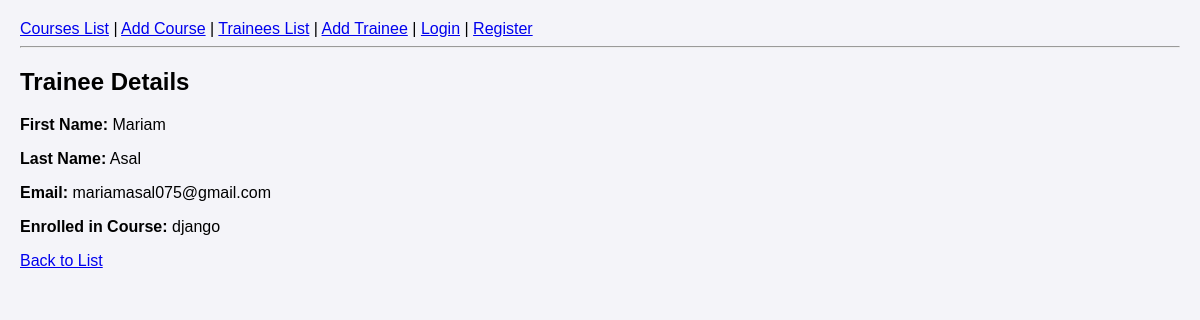
The page /trainee/details/1/ on the database its author committed.
### Trainee/models.py (models this page shows, shortened)
class Trainee(models.Model):
    first_name = models.CharField(max_length=50)
    last_name = models.CharField(max_length=50)
    email = models.EmailField(unique=True)
    image = models.ImageField(upload_to='trainees/images/', null=True, blank=True)
    course = models.ForeignKey(Course, on_delete=models.CASCADE, related_name='trainees')
    is_deleted = models.BooleanField(default=False)

### Course/models.py (models this page shows, shortened)
class Course(models.Model):
    name = models.CharField(max_length=100)
    description = models.TextField(blank=True, null=True)

### Trainee/views.py (the view)
# urls.py: path('details/<int:id>/', views.trainee_details, name='trainee_details'),
def trainee_details(request, id):
    trainee = get_object_or_404(Trainee, id=id)
    return render(request, 'trainee/details.html', {'trainee': trainee})

### templates/trainee/details.html
{% extends 'base.html' %}
{% block content %}
    <h2>Trainee Details</h2>
    <p><strong>First Name:</strong> {{ trainee.first_name }}</p>
    <p><strong>Last Name:</strong> {{ trainee.last_name }}</p>
    <p><strong>Email:</strong> {{ trainee.email }}</p>
    <p><strong>Enrolled in Course:</strong> {{ trainee.course.name }}</p>
    <a href="{% url 'traineelist' %}">Back to List</a>
{% endblock %}

### static/style.css (style rules this page uses)
body { font-family: Arial, sans-serif; margin: 20px; background-color: #f4f4f9; }

### rows shown on the page
Trainee: first_name "Mariam", last_name "Asal", email "mariamasal075@gmail.com", course.name "django"
